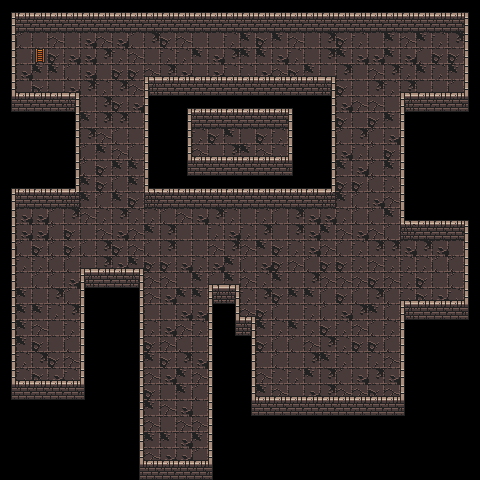

This game map was drawn from its Tiled (.tmx) file and the tilesets committed beside it. A one-line description and the trimmed map source follow:
An orthogonal 30x30 tile map with 16x16 px tiles, 3 tile layers (back, back_over, over), 2 tilesets and 196 objects.

<map version="1.10" tiledversion="1.10.1" orientation="orthogonal" renderorder="right-down" width="30" height="30" tilewidth="16" tileheight="16" infinite="0" nextlayerid="5" nextobjectid="223">
 <tileset firstgid="1" name="tileset" tilewidth="16" tileheight="16" tilecount="2880" columns="64">
  <image source="tileset.png" width="1024" height="720" />
  <tile id="1508">
   <animation>
    <frame tileid="1511" duration="150" />
    <frame tileid="1513" duration="150" />
    <frame tileid="1515" duration="150" />
    <frame tileid="1508" duration="150" />
    <frame tileid="1512" duration="150" />
    <frame tileid="1514" duration="150" />
    <frame tileid="1510" duration="150" />
    <frame tileid="1509" duration="150" />
   </animation>
  </tile>
 </tileset>
 <tileset firstgid="2881" name="tileset" tilewidth="16" tileheight="16" tilecount="2880" columns="64">
  <image source="tileset.png" width="1024" height="720" />
 </tileset>
 <layer id="1" name="back" width="30" height="30">
  <data>[900 cells, 703 non-empty, 22 distinct tile ids]</data>
 </layer>
 <layer id="2" name="back_over" width="30" height="30">
  <data>[900 cells, 1 non-empty, 1 distinct tile ids]</data>
 </layer>
 <layer id="3" name="over" width="30" height="30">
  <data>[900 cells, 54 non-empty, 3 distinct tile ids]</data>
 </layer>
 <objectgroup id="4" name="wall">
  <object id="1" x="16" y="16" width="16" height="16" />
  <object id="2" x="32" y="16" width="16" height="16" />
  <object id="3" x="48" y="16" width="16" height="16" />
  <object id="4" x="64" y="16" width="16" height="16" />
  <object id="5" x="80" y="16" width="16" height="16" />
  <object id="6" x="96" y="16" width="16" height="16" />
  <object id="7" x="112" y="16" width="16" height="16" />
  <object id="8" x="128" y="16" width="16" height="16" />
  <object id="9" x="144" y="16" width="16" height="16" />
  <object id="10" x="160" y="16" width="16" height="16" />
  <object id="11" x="176" y="16" width="16" height="16" />
  <object id="12" x="192" y="16" width="16" height="16" />
  <object id="13" x="208" y="16" width="16" height="16" />
  <object id="14" x="224" y="16" width="16" height="16" />
  <object id="15" x="240" y="16" width="16" height="16" />
  <object id="16" x="256" y="16" width="16" height="16" />
  <object id="17" x="272" y="16" width="16" height="16" />
  <object id="18" x="288" y="16" width="16" height="16" />
  <object id="19" x="304" y="16" width="16" height="16" />
  <object id="20" x="320" y="16" width="16" height="16" />
  <object id="21" x="336" y="16" width="16" height="16" />
  <object id="22" x="352" y="16" width="16" height="16" />
  <object id="23" x="368" y="16" width="16" height="16" />
  <object id="24" x="384" y="16" width="16" height="16" />
  <object id="25" x="400" y="16" width="16" height="16" />
  <object id="26" x="416" y="16" width="16" height="16" />
  <object id="27" x="432" y="16" width="16" height="16" />
  <object id="28" x="448" y="16" width="16" height="16" />
  <object id="29" x="464" y="32" width="16" height="16" />
  <object id="30" x="464" y="48" width="16" height="16" />
  <object id="31" x="464" y="64" width="16" height="16" />
  <object id="32" x="464" y="80" width="16" height="16" />
  <object id="33" x="400" y="96" width="16" height="16" />
  <object id="34" x="416" y="96" width="16" height="16" />
  <object id="35" x="432" y="96" width="16" height="16" />
  <object id="36" x="448" y="96" width="16" height="16" />
  <object id="37" x="400" y="112" width="16" height="16" />
  <object id="38" x="400" y="128" width="16" height="16" />
  <object id="39" x="400" y="144" width="16" height="16" />
  <object id="40" x="400" y="160" width="16" height="16" />
  <object id="41" x="400" y="176" width="16" height="16" />
  <object id="42" x="400" y="192" width="16" height="16" />
  <object id="43" x="400" y="208" width="16" height="16" />
  <object id="44" x="400" y="224" width="16" height="16" />
  <object id="45" x="416" y="224" width="16" height="16" />
  <object id="46" x="432" y="224" width="16" height="16" />
  <object id="47" x="448" y="224" width="16" height="16" />
  <object id="48" x="464" y="240" width="16" height="16" />
  <object id="49" x="464" y="256" width="16" height="16" />
  <object id="50" x="464" y="272" width="16" height="16" />
  <object id="51" x="464" y="288" width="16" height="16" />
  <object id="52" x="400" y="304" width="16" height="16" />
  <object id="53" x="416" y="304" width="16" height="16" />
  <object id="54" x="432" y="304" width="16" height="16" />
  <object id="55" x="448" y="304" width="16" height="16" />
  <object id="56" x="400" y="320" width="16" height="16" />
  <object id="57" x="400" y="336" width="16" height="16" />
  <object id="58" x="400" y="352" width="16" height="16" />
  <object id="59" x="400" y="368" width="16" height="16" />
  <object id="60" x="400" y="384" width="16" height="16" />
  <object id="64" x="256" y="400" width="16" height="16" />
  <object id="65" x="272" y="400" width="16" height="16" />
  <object id="66" x="288" y="400" width="16" height="16" />
  <object id="67" x="304" y="400" width="16" height="16" />
  <object id="68" x="320" y="400" width="16" height="16" />
  <object id="69" x="336" y="400" width="16" height="16" />
  <object id="70" x="352" y="400" width="16" height="16" />
  <object id="71" x="368" y="400" width="16" height="16" />
  <object id="72" x="384" y="400" width="16" height="16" />
  <object id="73" x="240" y="320" width="16" height="16" />
  <object id="74" x="240" y="336" width="16" height="16" />
  <object id="75" x="240" y="352" width="16" height="16" />
  <object id="76" x="240" y="368" width="16" height="16" />
  <object id="77" x="240" y="384" width="16" height="16" />
  <object id="78" x="224" y="288" width="16" height="16" />
  <object id="79" x="224" y="304" width="16" height="16" />
  <object id="80" x="208" y="288" width="16" height="16" />
  <object id="81" x="208" y="304" width="16" height="16" />
  <object id="82" x="208" y="320" width="16" height="16" />
  <object id="83" x="208" y="336" width="16" height="16" />
  <object id="84" x="208" y="352" width="16" height="16" />
  <object id="85" x="208" y="368" width="16" height="16" />
  <object id="86" x="208" y="384" width="16" height="16" />
  <object id="87" x="208" y="400" width="16" height="16" />
  <object id="88" x="208" y="416" width="16" height="16" />
  <object id="89" x="208" y="432" width="16" height="16" />
  <object id="90" x="208" y="448" width="16" height="16" />
  <object id="91" x="128" y="384" width="16" height="16" />
  <object id="92" x="128" y="400" width="16" height="16" />
  <object id="93" x="128" y="416" width="16" height="16" />
  <object id="94" x="128" y="432" width="16" height="16" />
  <object id="95" x="128" y="448" width="16" height="16" />
  <object id="96" x="144" y="464" width="16" height="16" />
  <object id="97" x="160" y="464" width="16" height="16" />
  <object id="98" x="176" y="464" width="16" height="16" />
  <object id="99" x="192" y="464" width="16" height="16" />
  <object id="105" x="128" y="304" width="16" height="16" />
  <object id="106" x="128" y="320" width="16" height="16" />
  <object id="107" x="128" y="336" width="16" height="16" />
  <object id="108" x="128" y="352" width="16" height="16" />
  <object id="109" x="128" y="368" width="16" height="16" />
  <object id="110" x="128" y="272" width="16" height="16" />
  <object id="111" x="128" y="288" width="16" height="16" />
  <object id="113" x="80" y="272" width="16" height="16" />
  <object id="114" x="96" y="272" width="16" height="16" />
  <object id="115" x="112" y="272" width="16" height="16" />
  <object id="117" x="80" y="304" width="16" height="16" />
  <object id="118" x="80" y="320" width="16" height="16" />
  <object id="119" x="80" y="336" width="16" height="16" />
  </objectgroup>
</map>
<!-- 87 of 196 objects omitted -->
